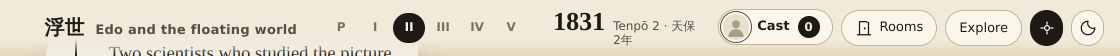
#> input picture modules/F1-histories-of-making/build/compiler/img-src/v4-bar.png, 2240 x 112 px, given in place of hi-wave.webp, which was not available (shown at 1/2 size)
$ python prep-sprites.py
#> lines starting #> are read from the running program, lines starting #| are printed output that depends on the picture; pictures that were not available may be replaced by others from this repository, and a replacement may not be noted
# Packs the small images into sprite sheets so the artifact stays well under its file cap.
#  hv-*: the 120 Hundred Views thumbnails (from img-src/hv)   t-*: a 200 px thumbnail of every full image
# Writes public/img/sprites/*.webp and content/sprites.json ({id: [sheet, x, y, w, h]} plus sheet sizes).
import os, glob, json
from PIL import Image
ROOT = os.path.join(os.path.dirname(__file__), '..')
IMG = os.path.join(ROOT, 'public/img'); SRC = os.path.join(ROOT, 'img-src')
OUT = os.path.join(IMG, 'sprites'); os.makedirs(OUT, exist_ok=True)
index, sheets = {}, {}
def pack(items, prefix, maxw=2048, pad=2):
  # shelf packing, height-sorted; items: [(id, PIL image)]
#> called with prefix = 'hv', maxw = 2048, pad = 2
  items = sorted(items, key=lambda t: -t[1].size[1])
  n, x, y, rowh, placed = 0, 0, 0, 0, []
  for id_, im in items:
    w, h = im.size
    if x + w > maxw: x, y, rowh = 0, y + rowh + pad, 0
    if y + h > 2048:
      flush(placed, prefix, n); n += 1; placed, x, y, rowh = [], 0, 0, 0
    placed.append((id_, im, x, y)); x += w + pad; rowh = max(rowh, h)
  if placed: flush(placed, prefix, n)
def flush(placed, prefix, n):
  W = max(x + im.size[0] for _, im, x, _ in placed); H = max(y + im.size[1] for _, im, _, y in placed)
  sheet = Image.new('RGB', (W, H), (241, 234, 219)); name = f'{prefix}-{n}'
  for id_, im, x, y in placed:
    sheet.paste(im.convert('RGB'), (x, y)); index[id_] = [name, x, y, im.size[0], im.size[1]]
  sheet.save(os.path.join(OUT, name + '.webp'), quality=78, method=6); sheets[name] = [W, H]
# Hundred Views
hv = []
for f in sorted(glob.glob(os.path.join(SRC, 'hv', '*.webp'))):
  im = Image.open(f); im.thumbnail((170, 250), Image.LANCZOS); hv.append((os.path.basename(f)[:-5], im))
pack(hv, 'hv')
# thumbnails of the full images
th = []
for f in sorted(glob.glob(os.path.join(IMG, '*.webp'))):
  im = Image.open(f); im.thumbnail((200, 200), Image.LANCZOS); th.append((os.path.basename(f)[:-5], im))
for id_, src in [('wave-thumb', 'hi-wave.webp'), ('wave-aic-thumb', 'waves/aic.webp'), ('wave-jp10-thumb', 'waves/jp10.webp')]:
  im = Image.open(os.path.join(IMG, src)); im.thumbnail((200, 200), Image.LANCZOS); th.append((id_, im))
#> further down, im is the input picture: PIL image 2240x112 RGB; mean R, G, B 224.6, 217.7, 203
#> pass 2 of the loop `for id_, src in [('wave-thumb', 'hi-wave.webp'), ('wave-aic-thumb', 'w..`:
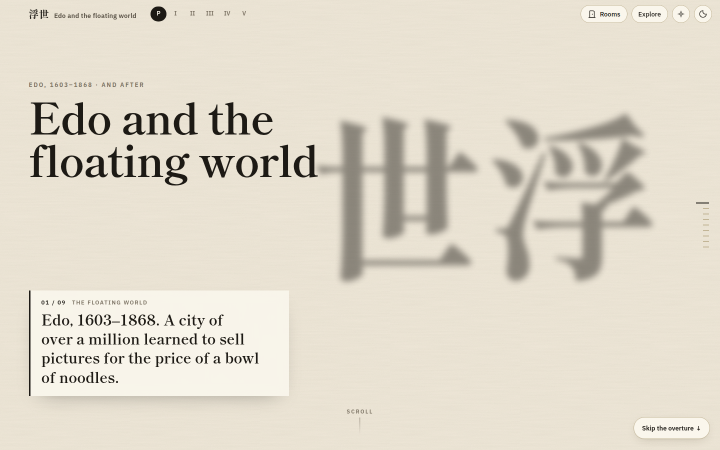
#> input picture modules/F1-histories-of-making/build/compiler/img-src/v4-ov-0_4.png, 1440 x 900 px, given in place of aic.webp, which was not available (shown at 1/2 size)
#> im is the input picture: PIL image 1440x900 RGB; mean R, G, B 224.5, 217.7, 203.3
#> `im.thumbnail((200, 200), Image.LANCZOS)`:
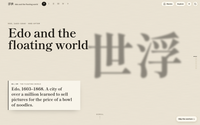
#> im: PIL image 200x125 RGB; mean R, G, B 224.3, 217.6, 203.2
pack(th, 't')
#> the loop in pack (call 2), `for id_, im in items:` made 3 passes
#> (id_, h, x) on passes 1 to 3: ('wave-aic-thumb', 125, 202), ('wave-jp10-thumb', 125, 404), ('wave-thumb', 10, 606)
#> in flush, `W = max((x + im.size[0] for _, im, x, _ in placed))`: W = 604
#> in flush, `H = max((y + im.size[1] for _, im, _, y in placed))`: H = 125
#> in flush, `sheet = Image.new('RGB', (W, H), (241, 234, 219))`:
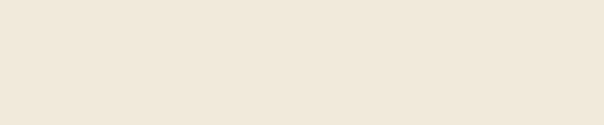
#> sheet: PIL image 604x125 RGB; mean R, G, B 241, 234, 219
#> in flush, `name = f'{prefix}-{n}'`: name = 't-0'
#> the loop in flush, `for id_, im, x, y in placed:` made 3 passes
#> (id_, x) on passes 1 to 3: ('wave-aic-thumb', 0), ('wave-jp10-thumb', 202), ('wave-thumb', 404)
#> after the loop in flush, `for id_, im, x, y in placed:`:
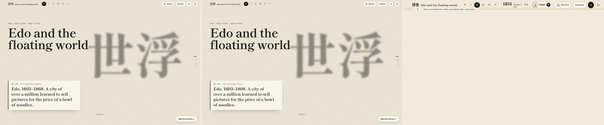
#> sheet: PIL image 604x125 RGB; mean R, G, B 229.5, 222.7, 208.1
#> after the loop in flush, `for id_, im, x, y in placed:`: index = {'wave-aic-thumb': ['t-0', 0, 0, 200, 125], 'wave-jp10-thumb': ['t-0', 202, 0, 200, 125], 'wave-thumb': ['t-0', 404, 0, 200, 10]}
json.dump({'sheets': sheets, 'index': index}, open(os.path.join(ROOT, 'content', 'sprites.json'), 'w'))
print(len(index), 'sprites in', len(sheets), 'sheets', sheets)
#| 3 sprites in 1 sheets {'t-0': [604, 125]}
